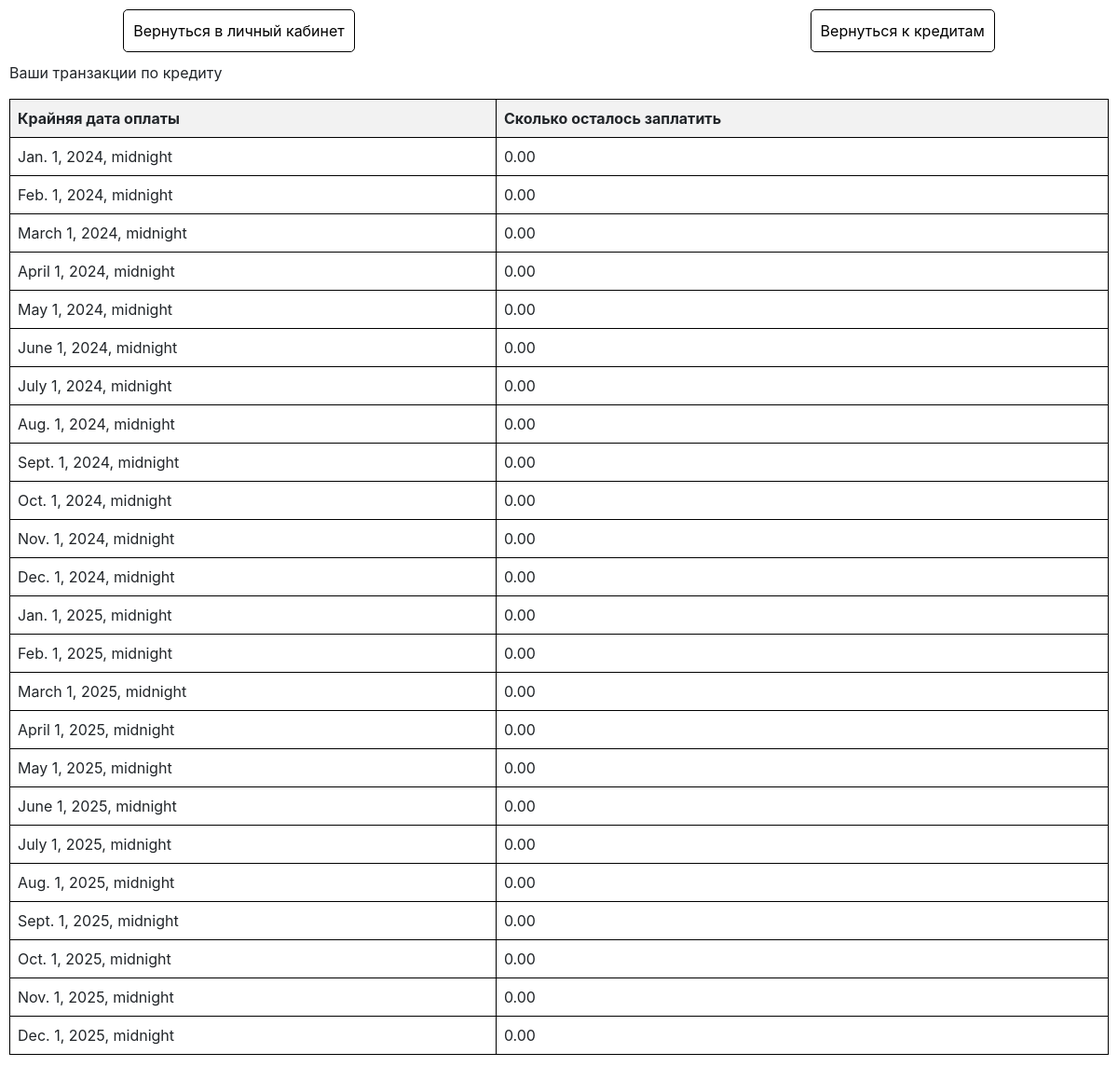
The app's page /bank-account/my-credit/history/25/ with its own data.
### credit/models.py (models this page shows)
class CreditTransaction(models.Model):
    dt = models.DateTimeField()
    amount = models.DecimalField(max_digits=12, decimal_places=2)
    credit = models.ForeignKey(UserCredit, on_delete=models.CASCADE)
    class Meta:
        ordering = ['dt']

### bank_account/views.py (the view)
# urls.py: path('my-credit/history/<int:id>/', CreditHistoryView.as_view(), name='credit-history'),
class CreditHistoryView(View):
    def get(self, request, *args, **kwargs):
        id = kwargs.get('id')
        credit_transactions = CreditTransaction.objects.filter(credit__id=id)
        context = {
            'credit_transactions': credit_transactions,
        }
        return render(request, 'bank_account/credit_transaction.html', context)

### bank_account/templates/bank_account/credit_transaction.html (shortened to what this page needs)
<!DOCTYPE html>
<html lang="en">
<head>
    <link href="https://maxcdn.bootstrapcdn.com/bootstrap/4.0.0/css/bootstrap.min.css" rel="stylesheet">
</head>
<body>
<header>
    <a href="{% url 'bank-account' %}">Вернуться в личный кабинет</a>
    <br>
    <a href="{% url 'my-credit' %}">Вернуться к кредитам</a>
</header>
<div style="margin: 10px">
    <p>Ваши транзакции по кредиту</p>
    <table>
        <tr>
            <th>Крайняя дата оплаты</th>
            <th>Сколько осталось заплатить</th>
        </tr>
        {% for credit_transaction in credit_transactions %}
            <tr>
                <td>{{ credit_transaction.dt }}</td>
                <td>{{ credit_transaction.amount }}</td>
            </tr>
        {% endfor %}
    </table>
    <br>
</div>
</body>
</html>

### bank_account/templates/bank_account/credit_transaction.html (style rules this page uses)
table { border-collapse: collapse; width: 100%; }
th, td { border: 1px solid black; padding: 8px; text-align: left; }
th { background-color: #f2f2f2; }
header { display: flex; justify-content: space-around; margin: 10px; }
header a { text-decoration: none; color: #000; padding: 10px; border: 1px solid #000; border-radius: 5px; }

### records on screen
CreditTransaction: dt "Jan. 1, 2024, midnight", amount "0.00"
CreditTransaction: dt "Feb. 1, 2024, midnight", amount "0.00"
CreditTransaction: dt "March 1, 2024, midnight", amount "0.00"
CreditTransaction: dt "April 1, 2024, midnight", amount "0.00"
CreditTransaction: dt "May 1, 2024, midnight", amount "0.00"
CreditTransaction: dt "June 1, 2024, midnight", amount "0.00"
CreditTransaction: dt "July 1, 2024, midnight", amount "0.00"
CreditTransaction: dt "Aug. 1, 2024, midnight", amount "0.00"
CreditTransaction: dt "Sept. 1, 2024, midnight", amount "0.00"
CreditTransaction: dt "Oct. 1, 2024, midnight", amount "0.00"
CreditTransaction: dt "Nov. 1, 2024, midnight", amount "0.00"
CreditTransaction: dt "Dec. 1, 2024, midnight", amount "0.00"
CreditTransaction: dt "Jan. 1, 2025, midnight", amount "0.00"
CreditTransaction: dt "Feb. 1, 2025, midnight", amount "0.00"
CreditTransaction: dt "March 1, 2025, midnight", amount "0.00"
CreditTransaction: dt "April 1, 2025, midnight", amount "0.00"
CreditTransaction: dt "May 1, 2025, midnight", amount "0.00"
CreditTransaction: dt "June 1, 2025, midnight", amount "0.00"
CreditTransaction: dt "July 1, 2025, midnight", amount "0.00"
CreditTransaction: dt "Aug. 1, 2025, midnight", amount "0.00"
CreditTransaction: dt "Sept. 1, 2025, midnight", amount "0.00"
CreditTransaction: dt "Oct. 1, 2025, midnight", amount "0.00"
CreditTransaction: dt "Nov. 1, 2025, midnight", amount "0.00"
CreditTransaction: dt "Dec. 1, 2025, midnight", amount "0.00"
